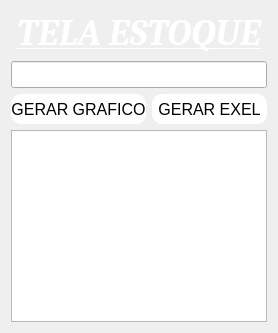
          <widget class="QWidget" name="tab_2">
           <attribute name="title">
            <string>Estoque</string>
           </attribute>
           <layout class="QVBoxLayout" name="verticalLayout_11">
            <item>
             <widget class="QLabel" name="label_20">
              <property name="font">
               <font>
                <family>Caladea</family>
                <pointsize>28</pointsize>
                <weight>50</weight>
                <italic>true</italic>
                <bold>false</bold>
               </font>
              </property>
              <property name="styleSheet">
               <string notr="true">font: italic 28pt &quot;Caladea&quot;;</string>
              </property>
              <property name="text">
               <string>&lt;html&gt;&lt;head/&gt;&lt;body&gt;&lt;p align=&quot;center&quot;&gt;&lt;span style=&quot; font-size:28pt; font-weight:600; text-decoration: underline; color:#ffffff;&quot;&gt;TELA ESTOQUE&lt;/span&gt;&lt;/p&gt;&lt;/body&gt;&lt;/html&gt;</string>
              </property>
              <property name="alignment">
               <set>Qt::AlignCenter</set>
              </property>
             </widget>
            </item>
            <item>
             <widget class="QLineEdit" name="txt_filtro">
              <property name="maximumSize">
               <size>
                <width>16777215</width>
                <height>31</height>
               </size>
              </property>
              <property name="baseSize">
               <size>
                <width>0</width>
                <height>30</height>
               </size>
              </property>
              <property name="font">
               <font>
                <pointsize>12</pointsize>
               </font>
              </property>
              <property name="styleSheet">
               <string notr="true">color: rgb(255, 255, 255);</string>
              </property>
              <property name="text">
               <string/>
              </property>
              <property name="alignment">
               <set>Qt::AlignCenter</set>
              </property>
              <property name="placeholderText">
               <string>Filtro</string>
              </property>
             </widget>
            </item>
            <item>
             <layout class="QHBoxLayout" name="horizontalLayout_13">
              <item>
               <widget class="QPushButton" name="btn_grafico">
                <property name="minimumSize">
                 <size>
                  <width>0</width>
                  <height>30</height>
                 </size>
                </property>
                <property name="font">
                 <font>
                  <pointsize>-1</pointsize>
                 </font>
                </property>
                <property name="cursor">
                 <cursorShape>PointingHandCursor</cursorShape>
                </property>
                <property name="styleSheet">
                 <string notr="true">QPushButton{
	background-color: #fff; 
	color:black;
	border-radius: 10px;
	font-size: 16px;
}

QPushButton:hover{
background-color: rgb(0, 158, 231);
}</string>
                </property>
                <property name="text">
                 <string>GERAR GRAFICO</string>
                </property>
               </widget>
              </item>
              <item>
               <widget class="QPushButton" name="btn_exel">
                <property name="minimumSize">
                 <size>
                  <width>0</width>
                  <height>30</height>
                 </size>
                </property>
                <property name="font">
                 <font>
                  <pointsize>-1</pointsize>
                 </font>
                </property>
                <property name="cursor">
                 <cursorShape>PointingHandCursor</cursorShape>
                </property>
                <property name="styleSheet">
                 <string notr="true">QPushButton{
	background-color: #fff; 
	color:black;
	border-radius: 10px;
	font-size: 16px;
}

QPushButton:hover{
background-color: rgb(0, 158, 231);
}</string>
                </property>
                <property name="text">
                 <string>GERAR EXEL</string>
                </property>
               </widget>
              </item>
             </layout>
            </item>
            <item>
             <widget class="QTableView" name="tb_geral"/>
            </item>
           </layout>
          </widget>
